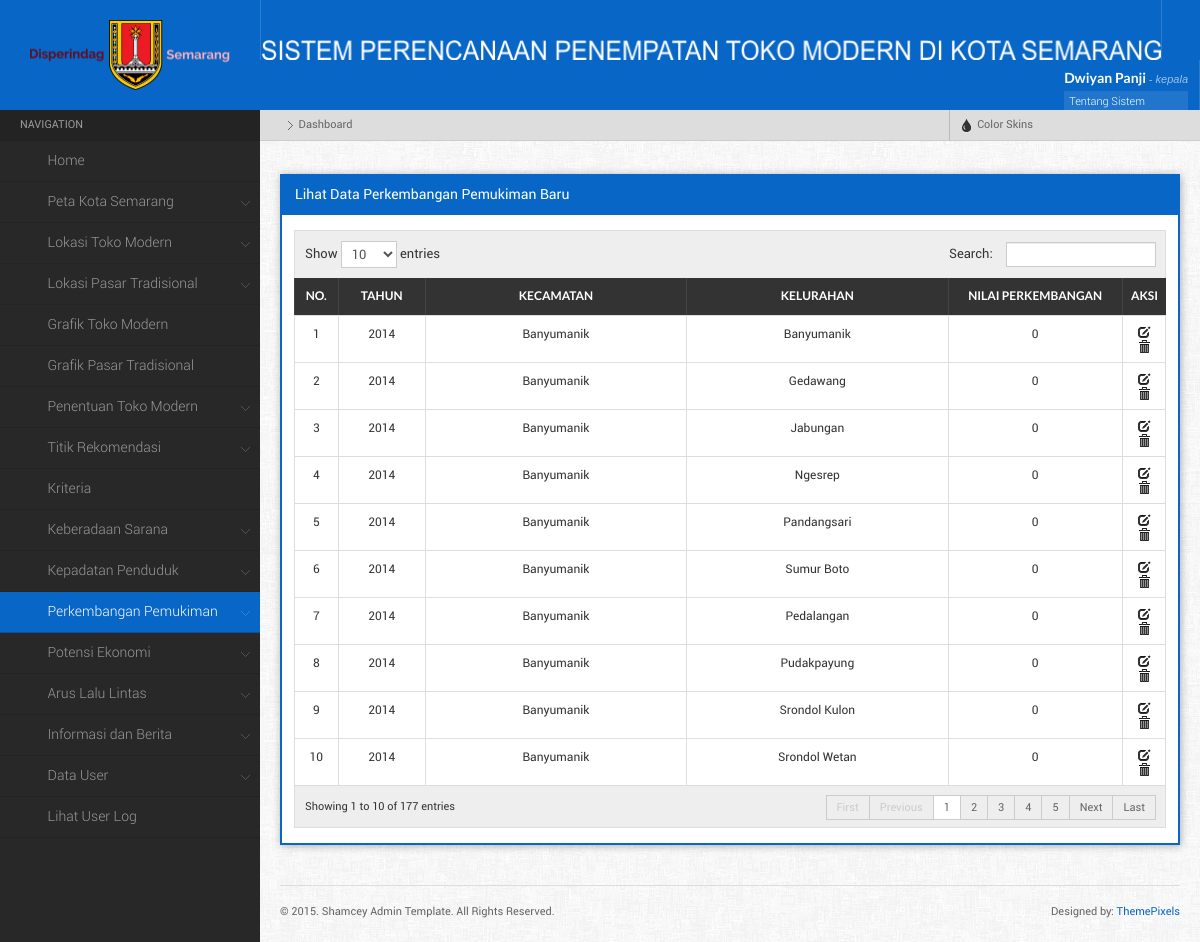
Page /main.php?menu=lihatPerkembangan (signed in) on the earlier database version.
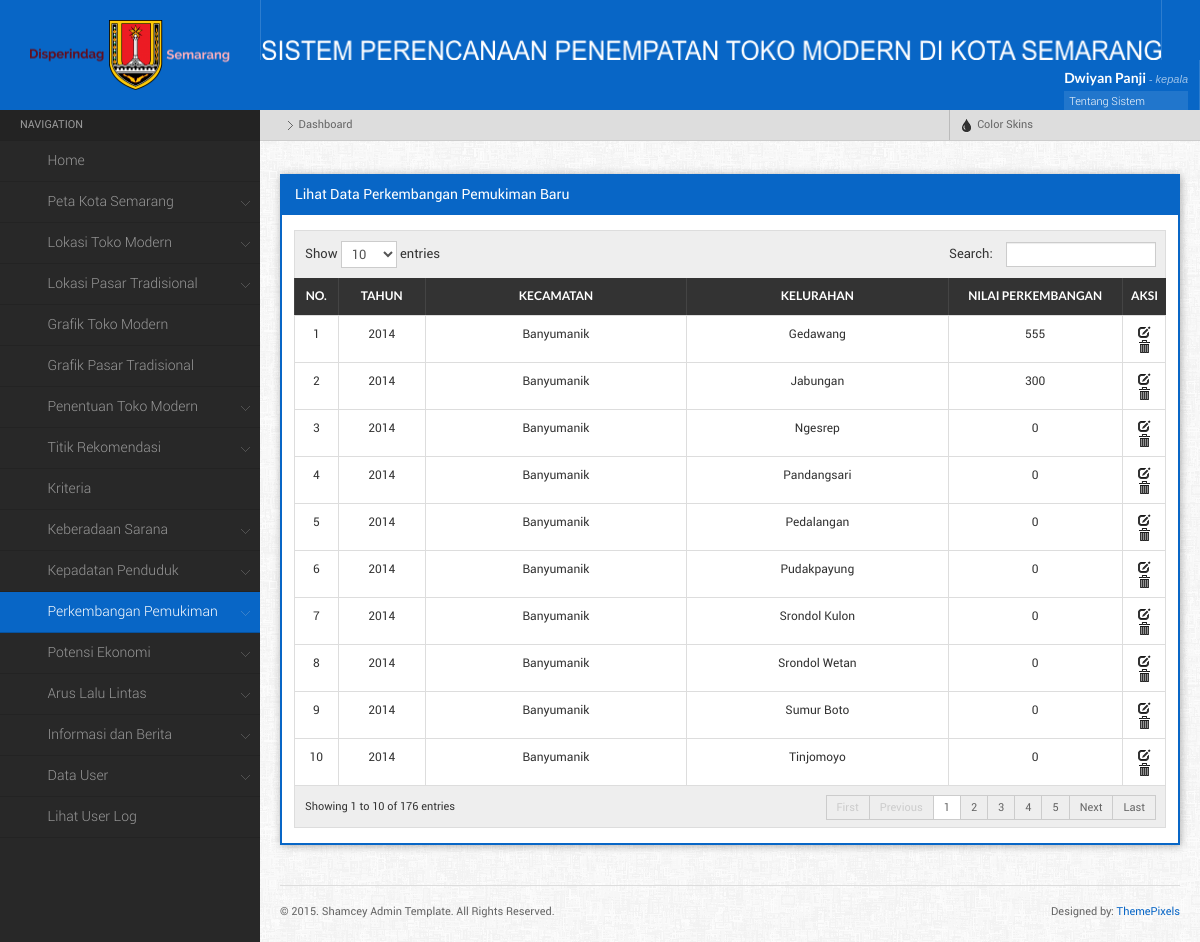
Same page on the later database version.
### tables this page shows
CREATE TABLE IF NOT EXISTS `perkembangan_pemukiman` (
  `id_perkembangan` int(11) NOT NULL AUTO_INCREMENT,
  `id_kelurahan` int(11) NOT NULL,
  `tahun` varchar(4) NOT NULL,
  `nilai_perkembangan` int(11) NOT NULL,
  `id_klasifikasiperkembangan` int(11) NOT NULL,
  PRIMARY KEY (`id_perkembangan`)
);

CREATE TABLE IF NOT EXISTS `kecamatan` (
  `id_kecamatan` int(11) NOT NULL AUTO_INCREMENT,
  `nama_kecamatan` varchar(40) NOT NULL,
  PRIMARY KEY (`id_kecamatan`)
);

CREATE TABLE IF NOT EXISTS `kelurahan` (
  `id_kelurahan` int(11) NOT NULL AUTO_INCREMENT,
  `id_kecamatan` int(11) NOT NULL,
  `Geometry` longblob,
  `XMin` int(11) DEFAULT NULL,
  `XMax` int(11) DEFAULT NULL,
  `YMin` int(11) DEFAULT NULL,
  `YMax` int(11) DEFAULT NULL,
  `Kelurahan` char(50) DEFAULT NULL,
  `Luas` decimal(10,3) DEFAULT NULL,
  `id_lokasi` int(11) NOT NULL,
  PRIMARY KEY (`id_kelurahan`)
);

### component/lihat_perkembangan.php (the view, shortened to what this page needs)
<?php
	$query = mysql_query("SELECT * FROM perkembangan_pemukiman a, kelurahan b, kecamatan c
							WHERE a.id_kelurahan = b.id_kelurahan
							AND b.id_kecamatan = c.id_kecamatan
							ORDER BY tahun DESC, c.id_kecamatan ASC") or die (mysql_error());
    echo "<div class=\"widget\">
			<h4 class=\"widgettitle\">Lihat Data Perkembangan Pemukiman Baru</h4>
			<div class=\"widgetcontent\">
            <table id=\"dyntable\" class=\"table table-bordered responsive\">
                <thead>
                    <tr>
                        <th></th>
                        <th><center>No.</th>
						<th><center>Tahun</th>
                        <th><center>Kecamatan</th>
						<th><center>Kelurahan</th>
						<th><center>Nilai perkembangan</th>
						<th><center>Aksi</th>
                    </tr>
                </thead>
				<tbody>";
				$no = 1;
				while($pecah = mysql_fetch_array($query)){
					echo "<tr class=\" \">
						<td></td>
						<td style='width:5%;'><center>$no</td>
						<td style='width:10%;'><center>$pecah[tahun]</td>
						<td style='width:30%;'><center>$pecah[nama_kecamatan]</td>
						<td style='width:30%;'><center>$pecah[Kelurahan]</td>
						<td style='width:20%;'><center>$pecah[nilai_perkembangan]</td>
						<td class=\"center\" style=\"width: 5%;\">
							<a href= \"main.php?menu=editPerkembangan&id_perkembangan=$pecah[id_perkembangan]\" title=\"Edit\"><i  class=\"icon-edit\"></i></a>
							<a href=\"main.php?menu=hapusPerkembangan&id_perkembangan=$pecah[id_perkembangan]\" title=\"Hapus\" onClick=\"return confirm('Apakah Anda yakin ingin menghapus data ini?')\" class=\"icon-trash\"><i></i></a>
						</td>";
					echo "</td>
					</tr>";
				$no++;
				};
				echo "</tbody>
			</table>
		</div>
		</div>
	";
?>

### main.php (shortened to what this page needs)
<?php
if (empty($_SESSION['username']) AND empty ($_SESSION['id_user'])){
	echo "<meta http-equiv=\"refresh\" content=\"0; url=index.php\">";
}else{
?>
<html>
	<head>
		<link rel="stylesheet" href="css/style.default.css" type="text/css" />
		<link rel="stylesheet" href="css/responsive-tables.css">
		<link rel="stylesheet" href="css/bootstrap-fileupload.min.css" type="text/css" />
		<link rel="stylesheet" href="css/bootstrap-timepicker.min.css" type="text/css" />
	</head>
	<body>
		<?php
			function setActive($d){
				if(ISSET($_GET['menu'])){
					if($_GET['menu'] == $d){
						echo "class='active'";
					}
				}
			}
			function setActive1(){
			echo "active";
			}
		?>
	<div class="mainwrapper">
    <div class="header">
		<div class="logo">
			<img src="images/disperindag.png" alt="" style=" width:200px; height:70px; margin-top:-20px; !important" />
		</div>
			<div class="headerinner">
                <ul class="headmenu">
					<li>
						<img src="images/logo8.png" alt="" style=" width:900px; height:20px; margin-top:40px; !important"  />
					</li>
				<li class="right">
                    <div class="userloggedinfo">
                        <div class="userinfo">
                            <h5><?php echo $_SESSION['nama_user']; ?> <small>- <?php echo $_SESSION['username']; ?></small></h5>
                            <ul>
								<li> <a  data-toggle="modal" href="#myModal">Tentang Sistem <span class="iconfa-question-sign"></span></a></li>
                                <li><a href="main.php?menu=editProfile">Edit Profile <span class="iconfa-cog"></span></a></li>
                                <li><a href="logout.php">Sign Out <span class="iconfa-signout"></span></a></li>
                            </ul>
                        </div>
                    </div>
                </li>
				</ul>
			</div>
    </div>
    <div class="leftpanel">
        <div class="leftmenu">
            <ul class="nav nav-tabs nav-stacked">
            	<li class="nav-header">Navigation</li>
					<?php
						if($_SESSION['level'] == '1'){
					?>
						<li <?php setActive('dashboard');?>><a href="main.php"><span class="iconfa-home"></span>Home</a>
						</li>
						<li class="dropdown  <?php if (($_GET['menu'] == 'petaSemarang') || ($_GET['menu'] == 'petaSemarangapi')){ setActive1(); }?>"><a href=""><span class="iconfa-globe"></span>Peta Kota Semarang</a>
						</li>
						<li class="dropdown  <?php if (($_GET['menu'] == 'formToko') || ($_GET['menu'] == 'lihatToko')){ setActive1(); }?>"><a href=""><span class="iconfa-tags"></span>Lokasi Toko Modern</a>
						</li>
						<li class="dropdown  <?php if (($_GET['menu'] == 'formPasar') || ($_GET['menu'] == 'lihatPasar')){ setActive1(); }?>"><a href=""><span class="iconfa-shopping-cart"></span>Lokasi Pasar Tradisional</a>
						</li>
						<li <?php setActive('grafikToko');?>><a href="main.php?menu=grafikToko"><span class="iconfa-bar-chart"></span>Grafik Toko Modern</a>
						</li>
						<li <?php setActive('grafikPasar');?>><a href="main.php?menu=grafikPasar"><span class="iconfa-signal"></span>Grafik Pasar Tradisional</a>
						</li>
						<li class="dropdown  <?php if (($_GET['menu'] == 'penentuanToko') || ($_GET['menu'] == 'penentuanTokoall')){ setActive1(); }?>"><a href=""><span class="iconfa-map-marker"></span>Penentuan Toko Modern</a>
						</li>
						<li class="dropdown  <?php if (($_GET['menu'] == 'formTitik') || ($_GET['menu'] == 'lihatTitik')){ setActive1(); }?>"><a href=""><span class="iconfa-screenshot"></span>Titik Rekomendasi</a>
						</li>
						<li <?php setActive('lihatKriteria');?>><a href="main.php?menu=lihatKriteria"><span class="iconfa-wrench"></span>Kriteria</a>
						</li>
						<li class="dropdown  <?php if (($_GET['menu'] == 'formKeberadaan') || ($_GET['menu'] == 'lihatKeberadaan')){ setActive1(); }?>"><a href=""><span class="iconfa-umbrella"></span>Keberadaan Sarana</a>
						</li>
						<li class="dropdown  <?php if (($_GET['menu'] == 'formKepadatan') || ($_GET['menu'] == 'lihatKepadatan')){ setActive1(); }?>"><a href=""><span class="iconfa-th-large"></span>Kepadatan Penduduk</a>
						</li>
						<li class="dropdown  <?php if (($_GET['menu'] == 'formPerkembangan') || ($_GET['menu'] == 'lihatPerkembangan')){ setActive1(); }?>"><a href=""><span class="iconfa-th"></span>Perkembangan Pemukiman</a>
						</li>
						<li class="dropdown  <?php if (($_GET['menu'] == 'formPotensi') || ($_GET['menu'] == 'lihatPotensi')){ setActive1(); }?>"><a href=""><span class="iconfa-align-left"></span>Potensi Ekonomi</a>
						</li>
						<li class="dropdown  <?php if (($_GET['menu'] == 'formArus') || ($_GET['menu'] == 'lihatArus')){ setActive1(); }?>"><a href=""><span class="iconfa-road"></span>Arus Lalu Lintas</a>
						</li>
						<li class="dropdown  <?php if (($_GET['menu'] == 'formInfo') || ($_GET['menu'] == 'lihatInfo')){ setActive1(); }?>"><a href=""><span class="iconfa-info-sign"></span>Informasi dan Berita</a>
						</li>
						<li class="dropdown <?php if (($_GET['menu'] == 'formInputUser') || ($_GET['menu'] == 'lihatUser')){ setActive1(); }?>"><a href=""><span class="iconfa-user"></span>Data User</a>
						</li>
						<li <?php setActive('lihatLog');?>><a href="main.php?menu=lihatLog"><span class="iconfa-pencil"></span>Lihat User Log</a>
						</li>
						<?php }
						 ?>
			</ul>
        </div>
    </div>
    <div class="rightpanel">
        <ul class="breadcrumbs">
            <li><a href="main.php"><i class="iconfa-home"></i></a> <span class="separator"></span></li>
            <li>Dashboard</li>
			<li class="right">
                    <a href="" data-toggle="dropdown" class="dropdown-toggle"><i class="icon-tint"></i> Color Skins</a>
            </li>
        </ul>
        <div class="maincontent">
            <div class="maincontentinner" style='position:relative;'>
			<?php
			if(ISSET($_GET['menu'])){
				$d = $_GET['menu'];
				if($d == 'home'){
					include "component/home.php";
				}else if($d == 'dashboard'){
					include "main.php";
				}else if($d == 'editProfile'){
					include "component/editprofile.php";
				}else if($d == 'resetPass'){
					include "component/resetpass.php";
				}else if($d == 'formInputUser'){
					include "component/form_user.php";
				}else if($d == 'lihatUser'){
					include "component/lihat_user.php";
				}else if($d == 'reset'){
					include "component/resetpass.php";
				}else if($d == 'hapusUser'){
					include "component/hapus_user.php";
				}else if($d == 'lihatLog'){
					include "component/lihat_log.php";
				}else if($d == 'formTitik'){
					include "component/form_titik.php";
				}else if($d == 'lihatTitik'){
					include "component/lihat_titik.php";
				}else if($d == 'editTitik'){
					include "component/form_edit_titik.php";
				}else if($d == 'hapusTitik'){
					include "component/hapus_titik.php";
				}else if($d == 'lihatKriteria'){
					include "component/lihat_kriteria.php";
				}else if($d == 'editKriteria'){
					include "component/form_edit_kriteria.php";
				}else if($d == 'hapusKriteria'){
					include "component/hapus_kriteria.php";
				}else if($d == 'formKeberadaan'){
					include "component/form_keberadaan.php";
				}else if($d == 'lihatKeberadaan'){
					include "component/lihat_keberadaan.php";
				}else if($d == 'editKeberadaan'){
					include "component/form_edit_keberadaan.php";
				}else if($d == 'hapusKeberadaan'){
					include "component/hapus_keberadaan.php";
				}else if($d == 'formKepadatan'){
					include "component/form_kepadatan.php";
				}else if($d == 'lihatKepadatan'){
					include "component/lihat_kepadatan.php";
				}else if($d == 'editKepadatan'){
					include "component/form_edit_kepadatan.php";
				}else if($d == 'hapusKepadatan'){
					include "component/hapus_kepadatan.php";
				}else if($d == 'formPerkembangan'){
					include "component/form_perkembangan.php";
				}else if($d == 'lihatPerkembangan'){
					include "component/lihat_perkembangan.php";
				}else if($d == 'editPerkembangan'){
					include "component/form_edit_perkembangan.php";
				}else if($d == 'hapusPerkembangan'){
					include "component/hapus_perkembangan.php";
				}else if($d == 'formPotensi'){
					include "component/form_potensi.php";
				}else if($d == 'lihatPotensi'){
					include "component/lihat_potensi.php";
				}else if($d == 'editPotensi'){
					include "component/form_edit_potensi.php";
				}else if($d == 'hapusPotensi'){
					include "component/hapus_potensi.php";
				}else if($d == 'formArus'){
					include "component/form_arus.php";
				}else if($d == 'lihatArus'){
					include "component/lihat_arus.php";
				}else if($d == 'editArus'){
					include "component/form_edit_arus.php";
				}else if($d == 'hapusArus'){
					include "component/hapus_arus.php";
				}else if($d == 'formInfo'){
					include "component/form_info.php";
				}else if($d == 'lihatInfo'){
					include "component/lihat_info.php";
				}else if($d == 'editInfo'){
					include "component/form_edit_info.php";
				}else if($d == 'hapusInfo'){
					include "component/hapus_info.php";
				}else if($d == 'petaToko'){
					include "component/peta_toko.php";
				}else if($d == 'formToko'){
					include "component/form_toko.php";
				}else if($d == 'lihatToko'){
					include "component/lihat_toko.php";
				}else if($d == 'editToko'){
					include "component/form_edit_toko.php";
				}else if($d == 'hapusToko'){
					include "component/hapus_toko.php";
				}else if($d == 'petaPasar'){
					include "component/peta_pasar.php";
				}else if($d == 'formPasar'){
					include "component/form_pasar.php";
				}else if($d == 'lihatPasar'){
					include "component/lihat_pasar.php";
				}else if($d == 'editPasar'){
					include "component/form_edit_pasar.php";
				}else if($d == 'hapusPasar'){
					include "component/hapus_pasar.php";
				}else if($d == 'formGaleri'){
					include "component/form_galeri.php";
				}else if($d == 'lihatGaleri'){
					include "component/lihat_galeri.php";
				}else if($d == 'editGaleri'){
					include "component/form_edit_galeri.php";
				}else if($d == 'hapusGaleri'){
					include "component/hapus_galeri.php";
				}else if($d == 'formPegawai'){
					include "component/form_pegawai.php";
				}else if($d == 'lihatPegawai'){
					include "component/lihat_pegawai.php";
				}else if($d == 'editPegawai'){
					include "component/form_edit_pegawai.php";
				}else if($d == 'hapusPegawai'){
					include "component/hapus_pegawai.php";
				}else if($d == 'grafikToko'){
					include "component/grafik_toko.php";
				}else if($d == 'grafikPasar'){
					include "component/grafik_pasar.php";
				}else if($d == 'penentuanToko'){
					include "component/penentuan_toko.php";
				}else if($d == 'hasilHitung'){
					include "component/hasil.php";
				}else if($d == 'penentuanTokoall'){
					include "component/penentuan_tokoall.php";
				}else if($d == 'hasilHitungall'){
					include "component/hasilall.php";
				}else if($d == 'petaSemarangapi'){
					include "component/peta_api.php";
				}else if($d == 'petaSemarang'){
					include "component/peta.php";
				}
				else{
				echo"<h4 class='widgettitle'>Home</h4><div class='widgetcontent'> <img src='img/home7.jpg'/></div>";
				}
			}else{
				echo"<h4 class='widgettitle'>Home</h4><div class='widgetcontent'> <img src='img/home7.jpg'/></div>";
			};?>
                <div class="footer">
                    <div class="footer-left">
                        <span>&copy; 2015. Shamcey Admin Template. All Rights Reserved.</span>
                    </div>
                    <div class="footer-right">
                        <span>Designed by: <a href="http://themepixels.com/">ThemePixels</a></span>
                    </div>
                </div>
            </div>
        </div>
    </div>
	</div>
	</body>
</html>
<?php }?>

### css/responsive-tables.css (style rules this page uses)
table.responsive { margin-bottom: 0; }
table.responsive td, table.responsive th { position: relative; overflow: hidden; white-space: wrap !important; }

Differences in the rows shown:
changed perkembangan_pemukiman: id_kelurahan.Kelurahan "Banyumanik" → "Gedawang"; nilai_perkembangan "0" → "555"
changed perkembangan_pemukiman: id_kelurahan.Kelurahan "Gedawang" → "Jabungan"; nilai_perkembangan "0" → "300"
changed perkembangan_pemukiman: id_kelurahan.Kelurahan "Jabungan" → "Ngesrep"
changed perkembangan_pemukiman: id_kelurahan.Kelurahan "Ngesrep" → "Pandangsari"
changed perkembangan_pemukiman: id_kelurahan.Kelurahan "Pandangsari" → "Pedalangan"
changed perkembangan_pemukiman: id_kelurahan.Kelurahan "Pedalangan" → "Pudakpayung"
changed perkembangan_pemukiman: id_kelurahan.Kelurahan "Pudakpayung" → "Srondol Kulon"
changed perkembangan_pemukiman: id_kelurahan.Kelurahan "Srondol Kulon" → "Srondol Wetan"
changed perkembangan_pemukiman: id_kelurahan.Kelurahan "Srondol Wetan" → "Sumur Boto"
changed perkembangan_pemukiman: id_kelurahan.Kelurahan "Sumur Boto" → "Tinjomoyo"; moves down the list
Other differences:
text written by a page script: "Show entries Search: Showing 1 to 10 of 177 entries First Previous 1 2 3 4 5 Next Last" → "Show entries Search: Showing 1 to 10 of 176 entries First Previous 1 2 3 4 5 Next Last"
